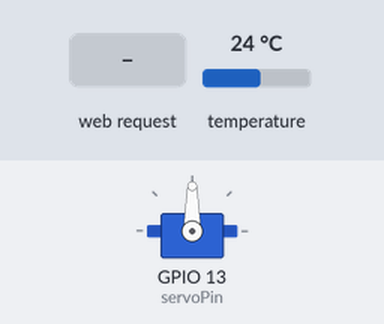
A sketch run on a simulated ESP32. Shown: servo. The inputs (shaded band) are chosen by the test bench; at power-on: temperature 24 °C. WiFi joins after 1.5 s; servers stay silent unless stated; what the sketch prints to the serial monitor is not drawn.

Above: at 2.7 s.
2.8 s: HTTP request GET /servo/on received
At 4.0 s:
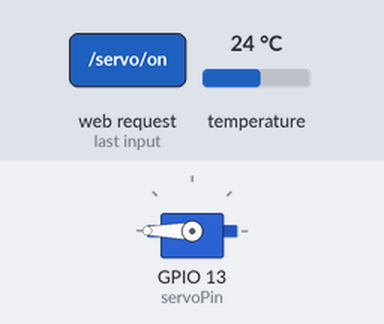
4.3 s: HTTP request GET /servo/off received
At 5.2 s:
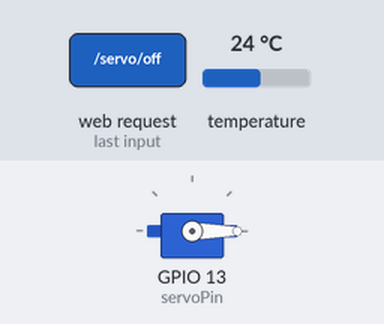
Timing chart, 0 to 7.3 s (numbered marks = the images above; inputs shaded):
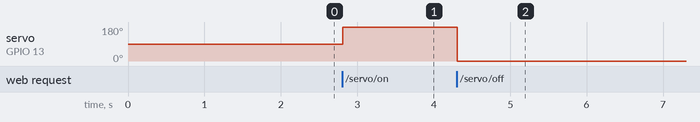

Measured:
- after the input at 2.8 s, servo on GPIO 13 (servoPin): 90° → 180° at once
- after the input at 4.3 s, servo on GPIO 13 (servoPin): 180° → 0° at once

The sketch:

homeautomation.ino
```cpp
// Load Wi-Fi library
#include <WiFi.h>
#include <ESP32Servo.h>
#include <Adafruit_BMP280.h>
#include <Wire.h>

#define BMP_SCK  (13)
#define BMP_MISO (12)
#define BMP_MOSI (11)
#define BMP_CS   (10)

Adafruit_BMP280 bmp; // I2C

// Replace with your network credentials
const char* ssid = "wifi.id";
const char* password = "kraiitb23";

// Set web server port number to 80
WiFiServer server(80);

// Variable to store the HTTP request
String header;

// Auxiliar variables to store the current output state
Servo myservo;
int servoPin = 13;
String servoState = "off";

// Current time
unsigned long currentTime = millis();
// Previous time
unsigned long previousTime = 0;
// Define timeout time in milliseconds (example: 2000ms = 2s)
const long timeoutTime = 2000;

void setup() {
  Serial.begin(115200);
  ESP32PWM::allocateTimer(0);
  ESP32PWM::allocateTimer(1);
  ESP32PWM::allocateTimer(2);
  ESP32PWM::allocateTimer(3);
  myservo.setPeriodHertz(50);    // standard 50 hz servo
  myservo.attach(servoPin, 500, 2400); // attaches the servo on pin 18 to the servo object

  unsigned status;
  status = bmp.begin(0x76);
  if(!status){
    Serial.println("Could not find a valid BMP280 sensor, check wiring!");
    while (1) delay(10);
  }
  bmp.setSampling(Adafruit_BMP280::MODE_NORMAL,     /* Operating Mode. */
                  Adafruit_BMP280::SAMPLING_X2,     /* Temp. oversampling */
                  Adafruit_BMP280::SAMPLING_X16,    /* Pressure oversampling */
                  Adafruit_BMP280::FILTER_X16,      /* Filtering. */
                  Adafruit_BMP280::STANDBY_MS_500); /* Standby time. */


  // Connect to Wi-Fi network with SSID and password
  Serial.print("Connecting to ");
  Serial.println(ssid);
  WiFi.begin(ssid, password);
  while (WiFi.status() != WL_CONNECTED) {
    delay(500);
    Serial.print(".");
  }
  // Print local IP address and start web server
  Serial.println("");
  Serial.println("WiFi connected.");
  Serial.println("IP address: ");
  Serial.println(WiFi.localIP());
  server.begin();

}

void loop(){
  WiFiClient client = server.available();   // Listen for incoming clients

  if (client) {                             // If a new client connects,
    currentTime = millis();
    previousTime = currentTime;
    Serial.println("New Client.");          // print a message out in the serial port
    String currentLine = "";                // make a String to hold incoming data from the client
    while (client.connected() && currentTime - previousTime <= timeoutTime) {  // loop while the client's connected
      currentTime = millis();
      if (client.available()) {             // if there's bytes to read from the client,
        char c = client.read();             // read a byte, then
        Serial.write(c);                    // print it out the serial monitor
        header += c;
        if (c == '\n') {                    // if the byte is a newline character
          // if the current line is blank, you got two newline characters in a row.
          // that's the end of the client HTTP request, so send a response:
          if (currentLine.length() == 0) {
            // HTTP headers always start with a response code (e.g. HTTP/1.1 200 OK)
            // and a content-type so the client knows what's coming, then a blank line:
            client.println("HTTP/1.1 200 OK");
            client.println("Content-type:text/html");
            client.println("Connection: close");
            client.println();

            if(bmp.readTemperature() > 30){
              servoState = "on";
            }else{
              // turns the GPIOs on and off
              if (header.indexOf("GET /servo/on") >= 0) {
                servoState = "on";
              } else if (header.indexOf("GET /servo/off") >= 0) {
                servoState = "off";
              }
            }


            if(servoState == "on"){
              myservo.write(180);
            }else{
                myservo.write(0);
            }

            // Display the HTML web page
            client.println("<!DOCTYPE html><html>");
            client.println("<head><meta name=\"viewport\" content=\"width=device-width, initial-scale=1\">");
            client.println("<link rel=\"icon\" href=\"data:,\">");
            // CSS to style the on/off buttons
            // Feel free to change the background-color and font-size attributes to fit your preferences
                        client.println("<style>body { text-align: center; font-family: \"Trebuchet MS\", Arial;}");
            client.println("table { border-collapse: collapse; width:35%; margin-left:auto; margin-right:auto; }");
            client.println("th { padding: 12px; background-color: #0043af; color: white; }");
            client.println("tr { border: 1px solid #ddd; padding: 12px; }");
            client.println("tr:hover { background-color: #bcbcbc; }");
            client.println("td { border: none; padding: 12px; }");
            client.println(".sensor { color:white; font-weight: bold; background-color: #bcbcbc; padding: 1px; }");
            client.println("html { font-family: Helvetica; display: inline-block; margin: 0px auto; text-align: center;}");
            client.println(".button { background-color: #4CAF50; border: none; color: white; padding: 16px 40px;");
            client.println("text-decoration: none; font-size: 30px; margin: 2px; cursor: pointer;}");
            client.println(".button2 {background-color: #555555;}</style></head>");


            // Web Page Heading
            client.println("<body><h1>ESP32 Web Server</h1>");

            // Display current state, and ON/OFF buttons for GPIO 26
            client.println("<p>Servo - State " + servoState + "</p>");
            // If the servoState is off, it displays the ON button
            if (servoState=="off") {
              client.println("<p><a href=\"/servo/on\"><button class=\"button\">ON</button></a></p>");
            } else {
              client.println("<p><a href=\"/servo/off\"><button class=\"button button2\">OFF</button></a></p>");
            }

            client.println("<table><tr><th>MEASUREMENT</th><th>VALUE</th></tr>");
            client.println("<tr><td>Temp. Celsius</td><td><span class=\"sensor\">");
            client.println(bmp.readTemperature());
            client.println(" *C</span></td></tr>");

            client.println("</body></html>");

            // The HTTP response ends with another blank line
            client.println();
            // Break out of the while loop
            break;
          } else { // if you got a newline, then clear currentLine
            currentLine = "";
          }
        } else if (c != '\r') {  // if you got anything else but a carriage return character,
          currentLine += c;      // add it to the end of the currentLine
        }
      }
    }
    // Clear the header variable
    header = "";
    // Close the connection
    client.stop();
    Serial.println("Client disconnected.");
    Serial.println("");
  }
}
```
